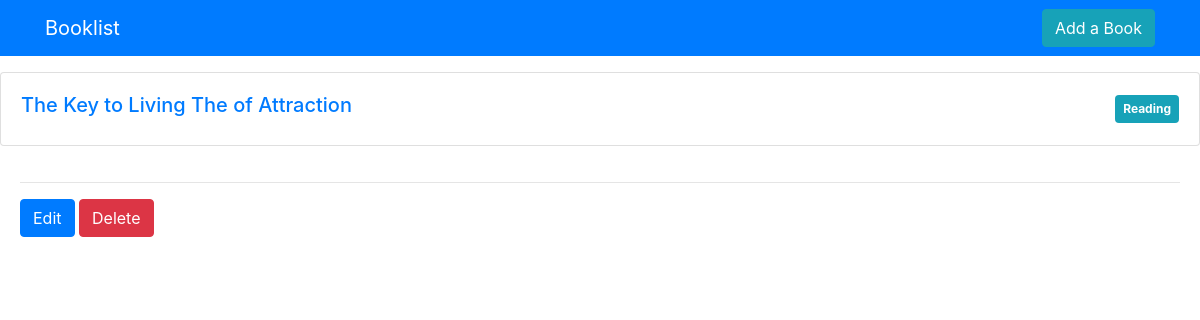
/, run on an earlier commit of the app's database.
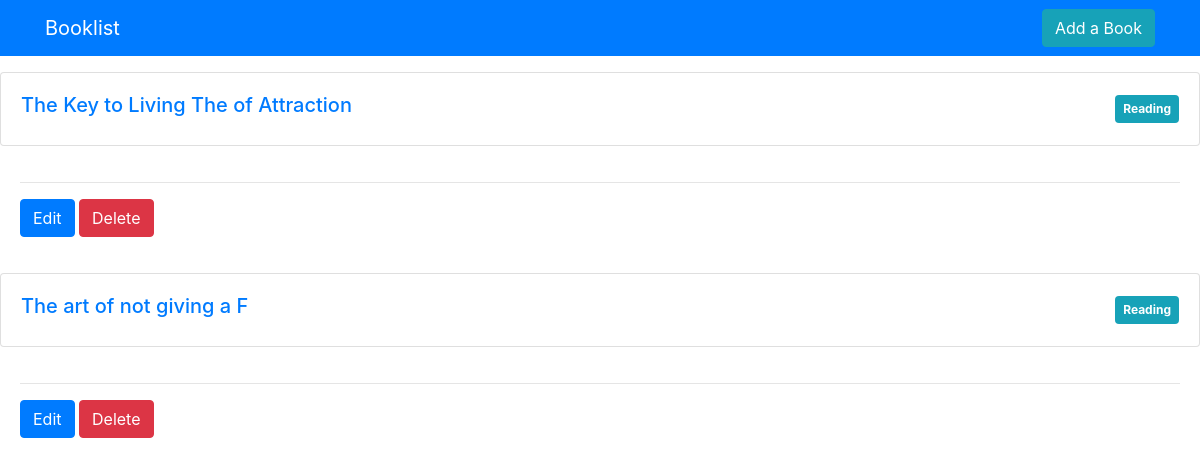
And on a later commit of the database.
### books/models.py (models this page shows)
class Book(models.Model):
    def get_absolute_url(self):
     return reverse("book_detail", kwargs={
        "pk": self.id
    })
    title = models.CharField(max_length=150)
    user = models.ForeignKey(
        settings.AUTH_USER_MODEL,
        on_delete=models.CASCADE,
        related_name="books"
    )
    status = models.CharField(
        max_length=10,
        choices=STATUS_CHOICES
    )

### books/views.py (the view)
# urls.py: path('', BookListView.as_view(), name="book_list"),
class BookListView(ListView):
    model = Book
    template_name = "books/book_list.html"
    context_object_name = "books"

### books/templates/books/book_list.html (shortened to what this page needs)
<!DOCTYPE html>
<html lang="en">
{% extends 'books/base.html' %}
{% block content %}
{% for book in books %}
   <div class="card mt-3">
      <div class="card-body d-flex align-items-center justify-content-between">
        <h5>
            <a href="{{ book.get_absolute_url }}">{{ book.title }}</a>
           </h5>
          <span class="badge badge-info p-2">{{ book.status|title }}</span>
      </div>
   </div>
<div class="card-body">
    <hr>
    <a href="{% url 'book_update' book.id %}" class="btn btn-primary">Edit</a>
    <a href="{% url 'book_delete' book.id %}" class="btn btn-danger">Delete</a>
</div>
{% endfor %}
{% endblock %}

### books/templates/books/base.html (shortened to what this page needs)
<!DOCTYPE html>
<html lang="en">
    <head>
        <link rel="stylesheet" href="https://cdn.jsdelivr.net/npm/bootstrap@4.5.3/dist/css/bootstrap.min.css">
        <nav class="navbar navbar-dark bg-primary">
            <div class="container">
                <a class="navbar-brand" href="{% url 'book_list' %}">Booklist</a>
                <a href="{% url 'book_create' %}" class="btn btn-info">Add a Book</a>
            </div>
        </nav>
    </head>
    <body>
        {% block content %}{% endblock %}
    </body>

What changed in the data, as far as the page shows it:
added Book: title "The art of not giving a F", status "Reading"
